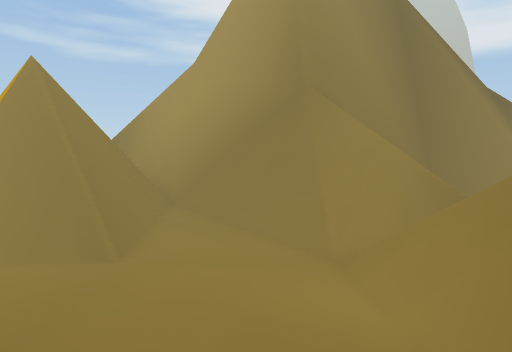
View 1 (above)

15 first-person views from a walk through a 3-D level made in the Unity game engine. The camera is 1.5 m above the floor, tilts 4° down and sees 75° across. The floor is counted in squares, 2 m on a side. Each view is taken from the middle of a square. On the plan, view 1 faces up. The plan holds only what a view shows up to about 11 squares ahead; the rest is blank. The place goes on beyond the plan. Some animated figures are left out.

View 2
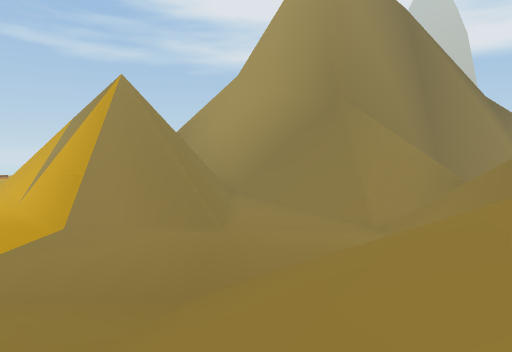

View 3
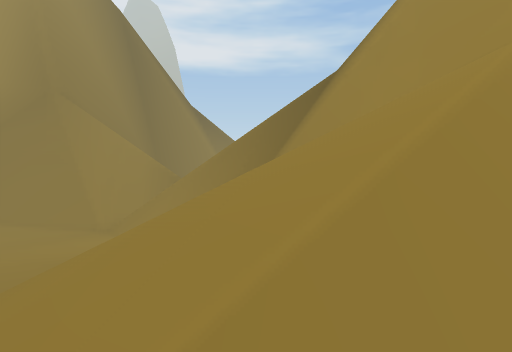

View 4
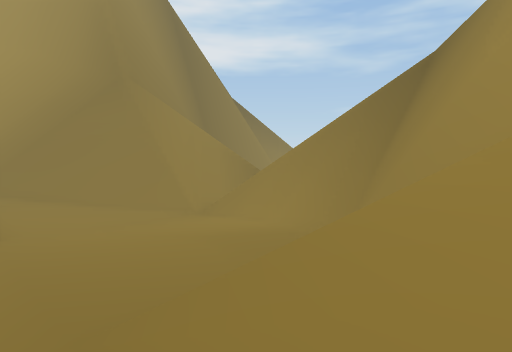

View 5
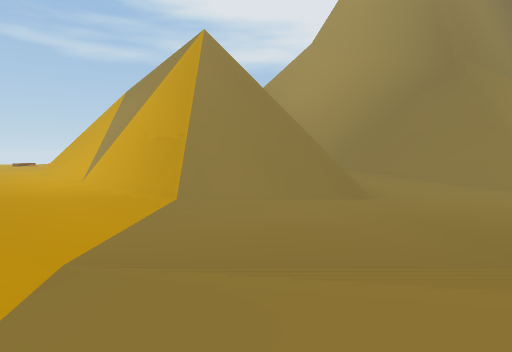

View 6
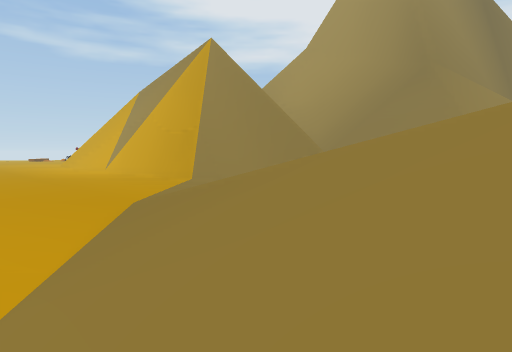

View 7
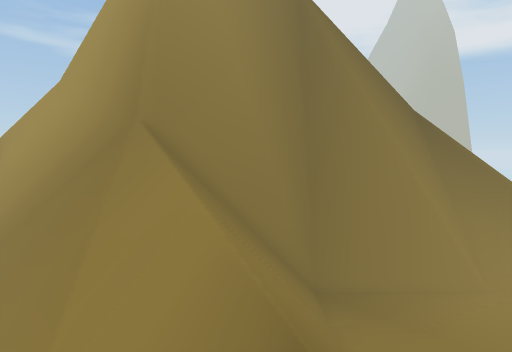

View 8
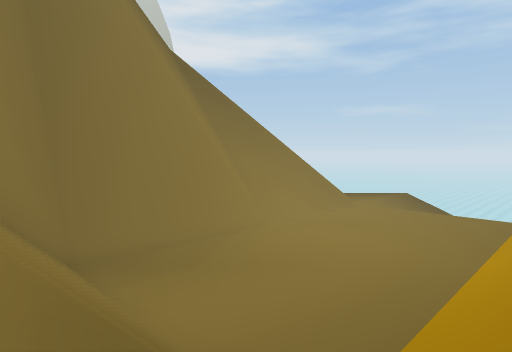

View 9
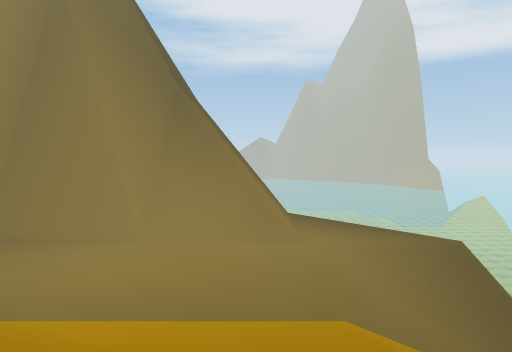

View 10
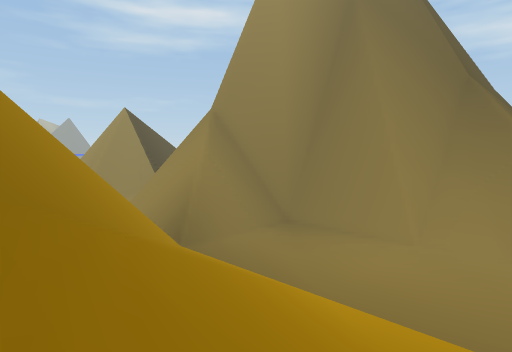

View 11
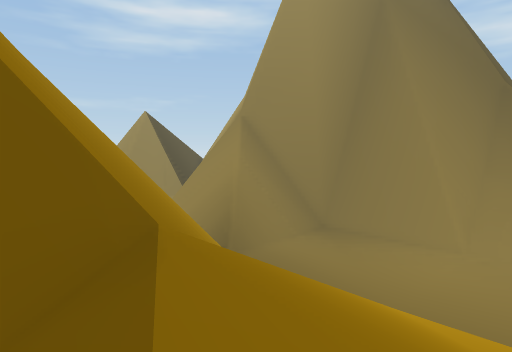

View 12
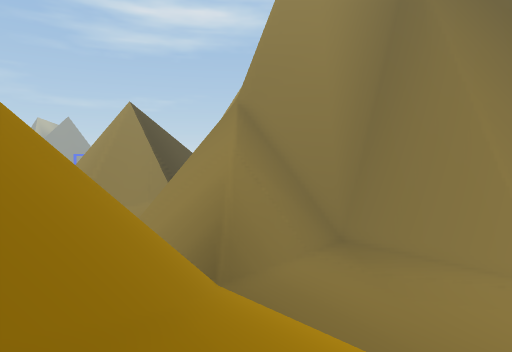

View 13
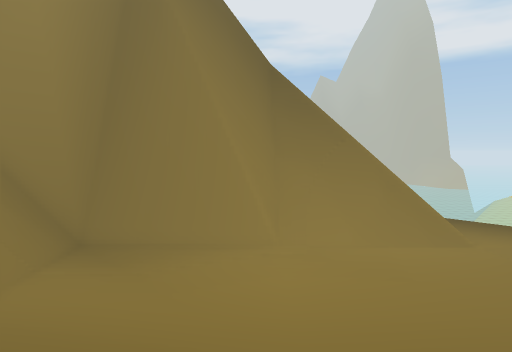

View 14
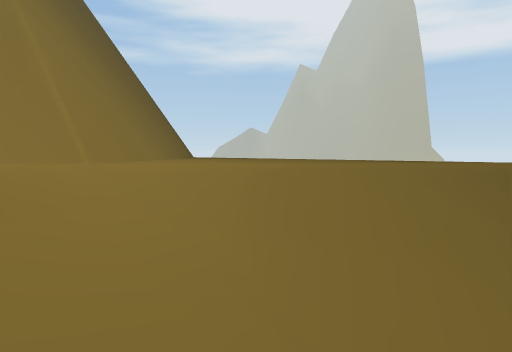

View 15
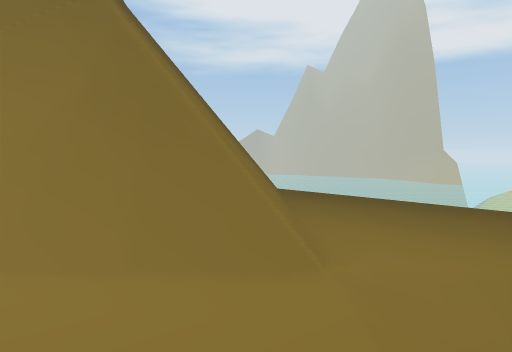

### Floor plan
Key: @ floor where view 1 was taken; # wall or solid block; . main floor; : floor 0.75 m higher than the main floor; - floor 0.75 m lower than the main floor; + floor 1.75 m higher than the main floor; * floor 4 m higher than the main floor; % floor 4.75 m higher than the main floor; / step, stairs or slope; = window, fence, low wall or low ledge; v drop or lower ground.
Columns run from 11 left of view 1 to 21 right of it. Each row starts with its distance up from view 1.
 18                            #
 17                            #/
 16                            #./
 15                            #../
 14           ##               #.../
 13            ####      #######..../
 12          # vv##########=====.....
 11    vv  #=###v/////........../////
 10 .##    #=.##v/////........../////
  9 ..##   #=..##/////........../////
  8 ...#####=...#/////..........///
  7 .............// //=///////////
  6 .............// / ##////////
  5 .............///  v##///////
  4 .............//// vv##////
  3 ............./////vv ##///
  2  ../....//   #####vvv ##%**
  1   -//:::///  ####v/    ##%
  0   -///++///@ ## vv
 -1    ////+/////##
 -2     ///  ////##
 -3      /   ////

Where each view was taken, in squares from view 1:
view 1: 0 up, 0 right, facing up
view 2: 3 down, 2 left, facing up
view 3: 3 down, 2 left, facing up-right
view 4: 1 down, 4 left, facing up-right
view 5: 1 down, 6 left, facing up
view 6: 3 down, 6 left, facing up
view 7: 3 up, 5 right, facing up
view 8: 6 up, 5 right, facing up-right
view 9: 2 up, 15 right, facing up
view 10: 2 up, 15 right, facing up-left
view 11: 1 up, 14 right, facing up-left
view 12: 3 up, 12 right, facing up-left
view 13: 4 up, 11 right, facing up
view 14: 9 up, 18 right, facing up
view 15: 10 up, 16 right, facing up
